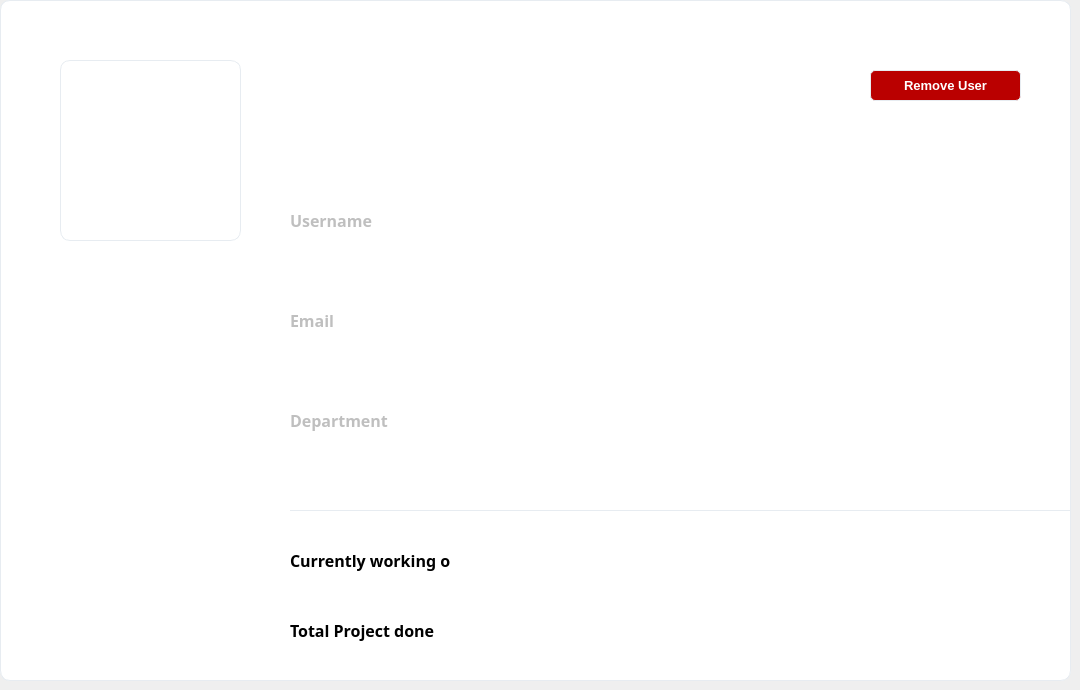
   <widget class="QWidget" name="page_manage">
    <widget class="QFrame" name="frame_manage">
     <property name="geometry">
      <rect>
       <x>0</x>
       <y>0</y>
       <width>1071</width>
       <height>681</height>
      </rect>
     </property>
     <property name="styleSheet">
      <string notr="true">background: white;
border-radius: 10px;
border: 1px solid #e7ecf1;</string>
     </property>
     <property name="frameShape">
      <enum>QFrame::StyledPanel</enum>
     </property>
     <property name="frameShadow">
      <enum>QFrame::Raised</enum>
     </property>
     <widget class="QTableView" name="tableView_user">
      <property name="geometry">
       <rect>
        <x>20</x>
        <y>100</y>
        <width>1031</width>
        <height>551</height>
       </rect>
      </property>
      <property name="font">
       <font>
        <family>Segoe UI Semibold</family>
        <pointsize>10</pointsize>
        <weight>75</weight>
        <bold>true</bold>
       </font>
      </property>
      <property name="focusPolicy">
       <enum>Qt::NoFocus</enum>
      </property>
      <property name="styleSheet">
       <string notr="true">*{
padding-top:31px;
}

::item{
border-bottom:1px solid #e7ecf1;
padding-left:20px;
}

::item:selected{
color:black;
background:#e7ecf1;
}</string>
      </property>
      <property name="horizontalScrollBarPolicy">
       <enum>Qt::ScrollBarAlwaysOff</enum>
      </property>
      <property name="autoScroll">
       <bool>false</bool>
      </property>
      <property name="alternatingRowColors">
       <bool>true</bool>
      </property>
      <property name="selectionBehavior">
       <enum>QAbstractItemView::SelectRows</enum>
      </property>
      <property name="showGrid">
       <bool>false</bool>
      </property>
      <attribute name="horizontalHeaderVisible">
       <bool>false</bool>
      </attribute>
      <attribute name="horizontalHeaderDefaultSectionSize">
       <number>257</number>
      </attribute>
      <attribute name="horizontalHeaderHighlightSections">
       <bool>false</bool>
      </attribute>
      <attribute name="verticalHeaderVisible">
       <bool>false</bool>
      </attribute>
      <attribute name="verticalHeaderDefaultSectionSize">
       <number>31</number>
      </attribute>
      <attribute name="verticalHeaderHighlightSections">
       <bool>false</bool>
      </attribute>
     </widget>
     <widget class="QLabel" name="label_manage_name">
      <property name="geometry">
       <rect>
        <x>20</x>
        <y>100</y>
        <width>271</width>
        <height>31</height>
       </rect>
      </property>
      <property name="font">
       <font>
        <family>Segoe UI Semibold</family>
        <pointsize>10</pointsize>
        <weight>75</weight>
        <bold>true</bold>
       </font>
      </property>
      <property name="styleSheet">
       <string notr="true">background:none;
border:none;
color:#888888;
border-radius: none;
border-bottom:1px solid #e7ecf1;
padding-left:20px;</string>
      </property>
      <property name="text">
       <string>NAME</string>
      </property>
     </widget>
     <widget class="QLabel" name="label_manage_username">
      <property name="geometry">
       <rect>
        <x>280</x>
        <y>100</y>
        <width>271</width>
        <height>31</height>
       </rect>
      </property>
      <property name="font">
       <font>
        <family>Segoe UI Semibold</family>
        <pointsize>10</pointsize>
        <weight>75</weight>
        <bold>true</bold>
       </font>
      </property>
      <property name="styleSheet">
       <string notr="true">background:none;
border:none;
color:#888888;
border-radius: none;
border-bottom:1px solid #e7ecf1;
padding-left:20px;</string>
      </property>
      <property name="text">
       <string>USERNAME</string>
      </property>
     </widget>
     <widget class="QLabel" name="label_manage_email">
      <property name="geometry">
       <rect>
        <x>540</x>
        <y>100</y>
        <width>271</width>
        <height>31</height>
       </rect>
      </property>
      <property name="font">
       <font>
        <family>Segoe UI Semibold</family>
        <pointsize>10</pointsize>
        <weight>75</weight>
        <bold>true</bold>
       </font>
      </property>
      <property name="styleSheet">
       <string notr="true">background:none;
border:none;
color:#888888;
border-radius: none;
border-bottom:1px solid #e7ecf1;
padding-left:20px;</string>
      </property>
      <property name="text">
       <string>EMAIL</string>
      </property>
     </widget>
     <widget class="QLabel" name="label_manage_dep">
      <property name="geometry">
       <rect>
        <x>800</x>
        <y>100</y>
        <width>251</width>
        <height>31</height>
       </rect>
      </property>
      <property name="font">
       <font>
        <family>Segoe UI Semibold</family>
        <pointsize>10</pointsize>
        <weight>75</weight>
        <bold>true</bold>
       </font>
      </property>
      <property name="styleSheet">
       <string notr="true">background:none;
border:none;
color:#888888;
border-radius: none;
border-bottom:1px solid #e7ecf1;
padding-left:20px;</string>
      </property>
      <property name="text">
       <string>DEPARTMENT</string>
      </property>
     </widget>
     <widget class="QLineEdit" name="lineEdit_search_2">
      <property name="geometry">
       <rect>
        <x>29</x>
        <y>40</y>
        <width>1001</width>
        <height>41</height>
       </rect>
      </property>
      <property name="font">
       <font>
        <family>Segoe UI Semibold</family>
        <pointsize>10</pointsize>
        <weight>75</weight>
        <bold>true</bold>
       </font>
      </property>
      <property name="styleSheet">
       <string notr="true">*{
	border-radius:5px;
	padding-left:5px;
}
:hover{
    border: 1px solid #34a671;
}
:focus{
    border: 1px solid #34a671;
}</string>
      </property>
      <property name="placeholderText">
       <string>Search by Name or Username or Email</string>
      </property>
      <property name="clearButtonEnabled">
       <bool>true</bool>
      </property>
     </widget>
    </widget>
    <widget class="QFrame" name="frame_user_details">
     <property name="geometry">
      <rect>
       <x>0</x>
       <y>0</y>
       <width>1071</width>
       <height>681</height>
      </rect>
     </property>
     <property name="styleSheet">
      <string notr="true">background: white;
border-radius: 10px;
border: 1px solid #e7ecf1;</string>
     </property>
     <property name="frameShape">
      <enum>QFrame::StyledPanel</enum>
     </property>
     <property name="frameShadow">
      <enum>QFrame::Raised</enum>
     </property>
     <widget class="QLabel" name="label_user_pic">
      <property name="geometry">
       <rect>
        <x>60</x>
        <y>60</y>
        <width>181</width>
        <height>181</height>
       </rect>
      </property>
      <property name="styleSheet">
       <string notr="true"/>
      </property>
      <property name="text">
       <string/>
      </property>
      <property name="scaledContents">
       <bool>true</bool>
      </property>
     </widget>
     <widget class="QLabel" name="label_user_email_title">
      <property name="geometry">
       <rect>
        <x>290</x>
        <y>300</y>
        <width>351</width>
        <height>41</height>
       </rect>
      </property>
      <property name="font">
       <font>
        <family>Segoe UI Semibold</family>
        <pointsize>12</pointsize>
        <weight>75</weight>
        <bold>true</bold>
       </font>
      </property>
      <property name="styleSheet">
       <string notr="true">border:none;
color:#bfbfbf;</string>
      </property>
      <property name="text">
       <string>Email</string>
      </property>
     </widget>
     <widget class="QLabel" name="label_user_dep_title">
      <property name="geometry">
       <rect>
        <x>290</x>
        <y>400</y>
        <width>351</width>
        <height>41</height>
       </rect>
      </property>
      <property name="font">
       <font>
        <family>Segoe UI Semibold</family>
        <pointsize>12</pointsize>
        <weight>75</weight>
        <bold>true</bold>
       </font>
      </property>
      <property name="styleSheet">
       <string notr="true">border:none;
color:#bfbfbf;</string>
      </property>
      <property name="text">
       <string>Department</string>
      </property>
     </widget>
     <widget class="QLabel" name="label_user_email">
      <property name="geometry">
       <rect>
        <x>290</x>
        <y>340</y>
        <width>351</width>
        <height>41</height>
       </rect>
      </property>
      <property name="font">
       <font>
        <family>Segoe UI</family>
        <pointsize>12</pointsize>
        <weight>50</weight>
        <bold>false</bold>
       </font>
      </property>
      <property name="styleSheet">
       <string notr="true">border:none;</string>
      </property>
      <property name="text">
       <string/>
      </property>
     </widget>
     <widget class="QLabel" name="label_user_dep">
      <property name="geometry">
       <rect>
        <x>290</x>
        <y>440</y>
        <width>351</width>
        <height>41</height>
       </rect>
      </property>
      <property name="font">
       <font>
        <family>Segoe UI</family>
        <pointsize>12</pointsize>
        <weight>50</weight>
        <bold>false</bold>
       </font>
      </property>
      <property name="styleSheet">
       <string notr="true">border:none;</string>
      </property>
      <property name="text">
       <string/>
      </property>
     </widget>
     <widget class="Line" name="line">
      <property name="geometry">
       <rect>
        <x>290</x>
        <y>510</y>
        <width>781</width>
        <height>1</height>
       </rect>
      </property>
      <property name="orientation">
       <enum>Qt::Horizontal</enum>
      </property>
     </widget>
     <widget class="QLabel" name="label_user_woking_project">
      <property name="geometry">
       <rect>
        <x>290</x>
        <y>540</y>
        <width>161</width>
        <height>41</height>
       </rect>
      </property>
      <property name="font">
       <font>
        <family>Segoe UI Semibold</family>
        <pointsize>12</pointsize>
        <weight>75</weight>
        <bold>true</bold>
       </font>
      </property>
      <property name="styleSheet">
       <string notr="true">border:none;</string>
      </property>
      <property name="text">
       <string>Currently working on </string>
      </property>
     </widget>
     <widget class="QLabel" name="label_user_project_done">
      <property name="geometry">
       <rect>
        <x>290</x>
        <y>610</y>
        <width>161</width>
        <height>41</height>
       </rect>
      </property>
      <property name="font">
       <font>
        <family>Segoe UI Semibold</family>
        <pointsize>12</pointsize>
        <weight>75</weight>
        <bold>true</bold>
       </font>
      </property>
      <property name="styleSheet">
       <string notr="true">border:none;</string>
      </property>
      <property name="text">
       <string>Total Project done</string>
      </property>
     </widget>
     <widget class="QPushButton" name="pushButton_user_remove">
      <property name="geometry">
       <rect>
        <x>870</x>
        <y>70</y>
        <width>151</width>
        <height>31</height>
       </rect>
      </property>
      <property name="font">
       <font>
        <family>Segoe UI</family>
        <pointsize>10</pointsize>
        <weight>75</weight>
        <bold>true</bold>
       </font>
      </property>
      <property name="focusPolicy">
       <enum>Qt::NoFocus</enum>
      </property>
      <property name="styleSheet">
       <string notr="true">*{
background:#ba0000;
color:white;
border-radius: 5px;
}
:hover{
background: #930000;
}</string>
      </property>
      <property name="text">
       <string>Remove User</string>
      </property>
     </widget>
     <widget class="QLabel" name="label_user_pic_frame">
      <property name="geometry">
       <rect>
        <x>60</x>
        <y>60</y>
        <width>181</width>
        <height>181</height>
       </rect>
      </property>
      <property name="styleSheet">
       <string notr="true">border:none;
background:none;</string>
      </property>
      <property name="text">
       <string/>
      </property>
      <property name="pixmap">
       <pixmap resource="Resources.qrc">:/imgs/frame_5.png</pixmap>
      </property>
      <property name="scaledContents">
       <bool>true</bool>
      </property>
     </widget>
     <widget class="QPushButton" name="pushButton_back">
      <property name="geometry">
       <rect>
        <x>20</x>
        <y>10</y>
        <width>31</width>
        <height>31</height>
       </rect>
      </property>
      <property name="font">
       <font>
        <pointsize>12</pointsize>
       </font>
      </property>
      <property name="cursor">
       <cursorShape>PointingHandCursor</cursorShape>
      </property>
      <property name="focusPolicy">
       <enum>Qt::NoFocus</enum>
      </property>
      <property name="styleSheet">
       <string notr="true">*{
border:none;
background:none;
	border-image: url(:/imgs/icons8-back-arrow-26.png);
}
:hover{
	border-image: url(:/imgs/icons8-back-arrow-64.png);
}</string>
      </property>
      <property name="text">
       <string/>
      </property>
      <property name="iconSize">
       <size>
        <width>40</width>
        <height>40</height>
       </size>
      </property>
     </widget>
     <widget class="QLabel" name="label_user_name">
      <property name="geometry">
       <rect>
        <x>290</x>
        <y>70</y>
        <width>351</width>
        <height>41</height>
       </rect>
      </property>
      <property name="font">
       <font>
        <family>Segoe UI Semibold</family>
        <pointsize>14</pointsize>
        <weight>75</weight>
        <bold>true</bold>
       </font>
      </property>
      <property name="styleSheet">
       <string notr="true">border:none;
color:#6fa000;</string>
      </property>
      <property name="text">
       <string/>
      </property>
     </widget>
     <widget class="QLabel" name="label_user_specialist">
      <property name="geometry">
       <rect>
        <x>290</x>
        <y>120</y>
        <width>351</width>
        <height>61</height>
       </rect>
      </property>
      <property name="font">
       <font>
        <family>Segoe UI</family>
        <pointsize>12</pointsize>
        <weight>50</weight>
        <bold>false</bold>
       </font>
      </property>
      <property name="styleSheet">
       <string notr="true">border:none;</string>
      </property>
      <property name="text">
       <string/>
      </property>
      <property name="alignment">
       <set>Qt::AlignLeading|Qt::AlignLeft|Qt::AlignTop</set>
      </property>
     </widget>
     <widget class="QLabel" name="label_user_username">
      <property name="geometry">
       <rect>
        <x>290</x>
        <y>240</y>
        <width>351</width>
        <height>41</height>
       </rect>
      </property>
      <property name="font">
       <font>
        <family>Segoe UI</family>
        <pointsize>12</pointsize>
        <weight>50</weight>
        <bold>false</bold>
       </font>
      </property>
      <property name="styleSheet">
       <string notr="true">border:none;</string>
      </property>
      <property name="text">
       <string/>
      </property>
     </widget>
     <widget class="QLabel" name="label_user_username_title">
      <property name="geometry">
       <rect>
        <x>290</x>
        <y>200</y>
        <width>351</width>
        <height>41</height>
       </rect>
      </property>
      <property name="font">
       <font>
        <family>Segoe UI Semibold</family>
        <pointsize>12</pointsize>
        <weight>75</weight>
        <bold>true</bold>
       </font>
      </property>
      <property name="styleSheet">
       <string notr="true">border:none;
color:#bfbfbf;</string>
      </property>
      <property name="text">
       <string>Username</string>
      </property>
     </widget>
     <widget class="QLabel" name="label_user_woking_project_2">
      <property name="geometry">
       <rect>
        <x>500</x>
        <y>540</y>
        <width>521</width>
        <height>41</height>
       </rect>
      </property>
      <property name="font">
       <font>
        <family>Segoe UI Semibold</family>
        <pointsize>12</pointsize>
        <weight>75</weight>
        <bold>true</bold>
       </font>
      </property>
      <property name="styleSheet">
       <string notr="true">border:none;
color:#6fa000;</string>
      </property>
      <property name="text">
       <string/>
      </property>
     </widget>
     <widget class="QLabel" name="label_user_project_done_2">
      <property name="geometry">
       <rect>
        <x>500</x>
        <y>610</y>
        <width>521</width>
        <height>41</height>
       </rect>
      </property>
      <property name="font">
       <font>
        <family>Segoe UI Semibold</family>
        <pointsize>12</pointsize>
        <weight>75</weight>
        <bold>true</bold>
       </font>
      </property>
      <property name="styleSheet">
       <string notr="true">border:none;
color:#6fa000;</string>
      </property>
      <property name="text">
       <string/>
      </property>
     </widget>
     <zorder>label_user_email_title</zorder>
     <zorder>label_user_dep_title</zorder>
     <zorder>label_user_email</zorder>
     <zorder>label_user_dep</zorder>
     <zorder>line</zorder>
     <zorder>label_user_woking_project</zorder>
     <zorder>label_user_project_done</zorder>
     <zorder>pushButton_user_remove</zorder>
     <zorder>pushButton_back</zorder>
     <zorder>label_user_name</zorder>
     <zorder>label_user_specialist</zorder>
     <zorder>label_user_username</zorder>
     <zorder>label_user_username_title</zorder>
     <zorder>label_user_pic</zorder>
     <zorder>label_user_pic_frame</zorder>
     <zorder>label_user_woking_project_2</zorder>
     <zorder>label_user_project_done_2</zorder>
    </widget>
   </widget>
